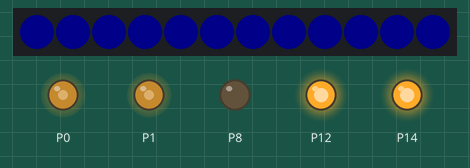
The program below on a simulated BBC micro:bit running MicroPython. On the bench: 12 RGB LEDs in strip order, left to right, output pins drawn as LEDs (lit = HIGH). Dim RGB values are drawn brighter than linear.

Above: at 0.76 s.
At 9.42 s:
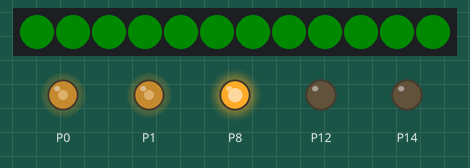
At 25.03 s:
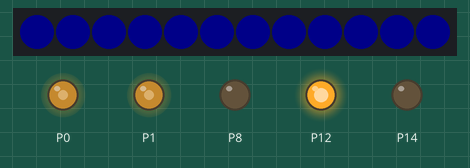
At 36.5 s:
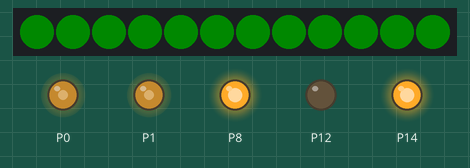
Timing chart, 0 to 40.0 s (numbered marks = the images above):
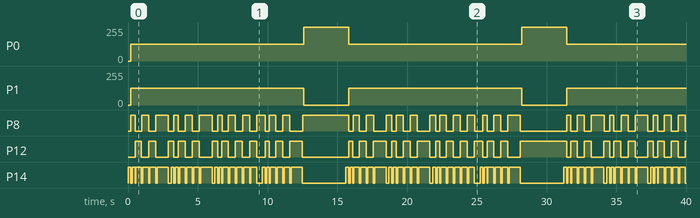

The program:

happy_buzzer.py
```python
from microbit import *
import neopixel

Pixels = neopixel.NeoPixel(pin13, 12)


def allpixels(Red, Green, Blue):
    for i in range(len(Pixels)):
        Pixels[i] = (Red, Green, Blue)
        Pixels.show()


def buzzon():
    pin14.write_digital(1)


def buzzoff():
    pin14.write_digital(0)


def buzz(Time):
    pin14.write_digital(1)
    sleep(Time)
    pin14.write_digital(0)


BuzzTimes = [200, 200, 400, 400, 400, 800, 200, 200, 400, 400, 400, 800, 200,
             200, 400, 400, 400, 400, 400, 200, 200, 400, 400, 400, 800]
SlepTimes = [100, 50,  100, 100, 100, 200, 100, 100, 100, 100, 100, 200, 100,
             50,  100, 100, 100, 100, 400, 100, 50,  100, 100, 100, 100]

Dir = 0
while True:
    for i in range(25):
        buzz(BuzzTimes[i])

        pin1.write_analog(511)
        pin12.write_digital(Dir)
        if Dir == 0:
            Dir = 1
            allpixels(0, 10, 0)
        else:
            Dir = 0
            allpixels(0, 0, 10)
        pin0.write_analog(511)
        pin8.write_digital(Dir)

        sleep(SlepTimes[i])
    pin0.write_analog(1023)
    pin1.write_analog(0)
    allpixels(0, 0, 0)
    sleep(3000)
```

Measured:
- by itself, P0: alternates 255/255 for 3.2 s and 127/255 for 12.4 s
- by itself, P1: alternates 127/255 for 12.4 s and 0/255 for 3.2 s
- by itself, P8: LOW → HIGH at 0.21 s, → LOW 0.31 s later, → HIGH 0.46 s later, → LOW 0.51 s later, … (68 changes in this stretch)
- by itself, P12: LOW → HIGH at 0.51 s, → LOW 0.46 s later, → HIGH 0.51 s later, → LOW 0.51 s later, … (67 changes in this stretch)
- by itself, P14: moves between LOW and HIGH, repeating every 15.6 s
- what the display in image 0 shows lasts 0.5 s, from 0.5 s to 1.0 s
- what the display in image 1 shows lasts 0.6 s, from 9.2 s to 9.8 s
